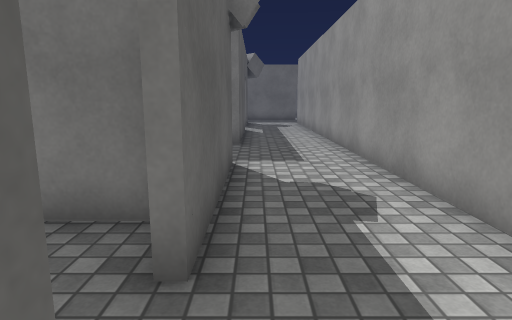
view 1 (above)

23 first-person views from a walk through a Unity game level. The camera is 1.3 m above the floor, tilts 10° down and sees 75° across. Doors are open. The floor is counted in squares, 1 m on a side. Each view is taken from the middle of a square. On the plan, view 1 faces up. The plan holds only what a view shows up to about 14 squares ahead; the rest is blank. The player is left out. Surface patterns are stand-ins for the level's own textures.

view 2
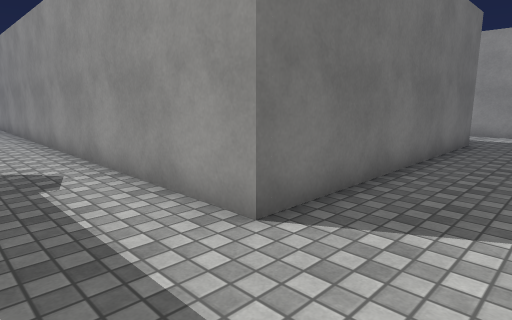

view 3
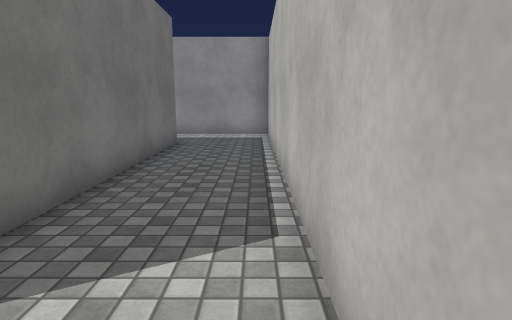

view 4
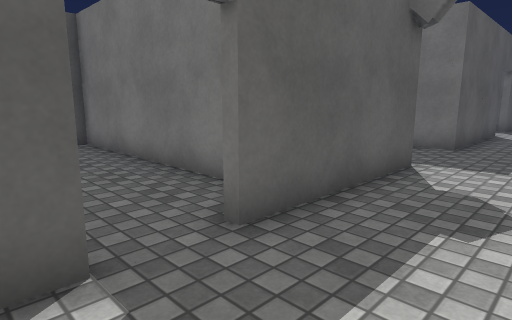

view 5
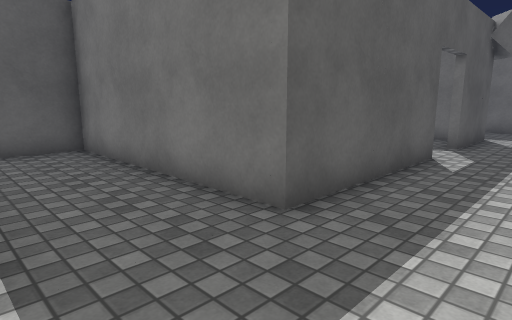

view 6
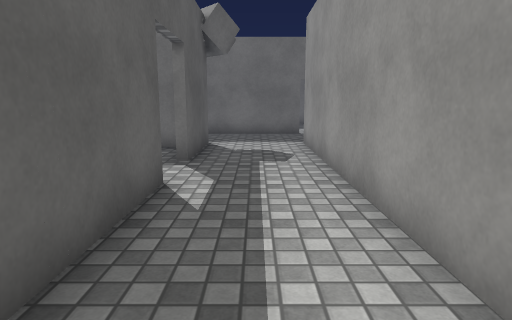

view 7
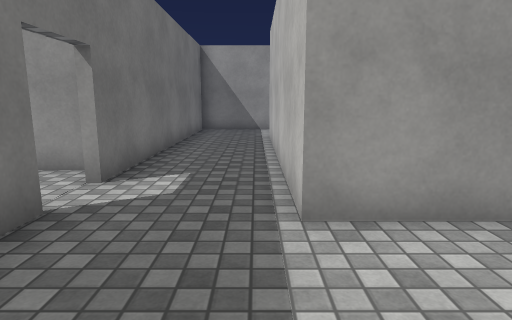

view 8
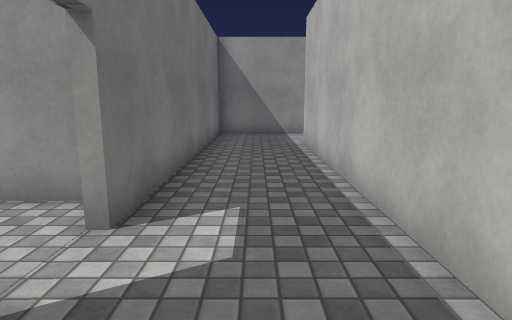

view 9
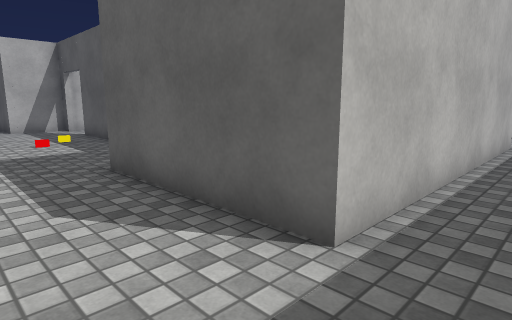

view 10
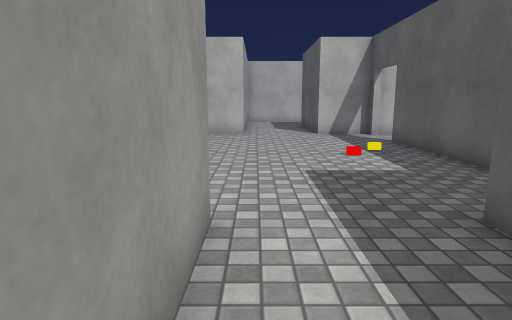

view 11
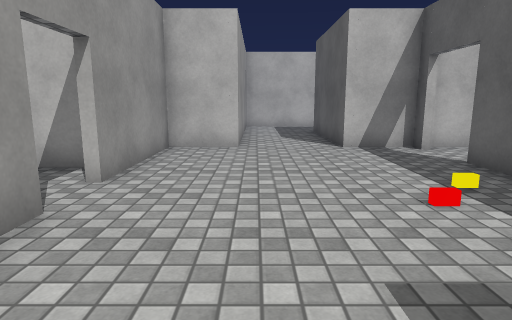

view 12
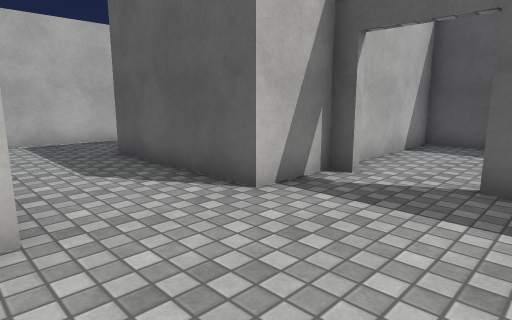

view 13
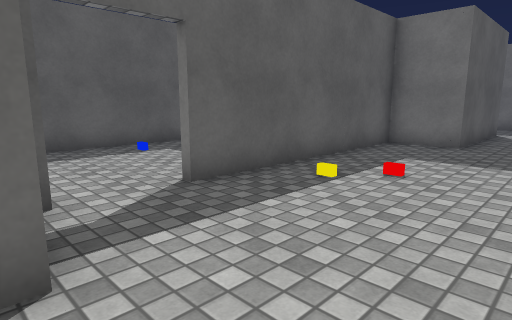

view 14
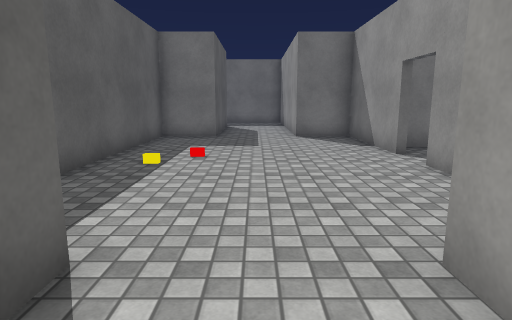

view 15
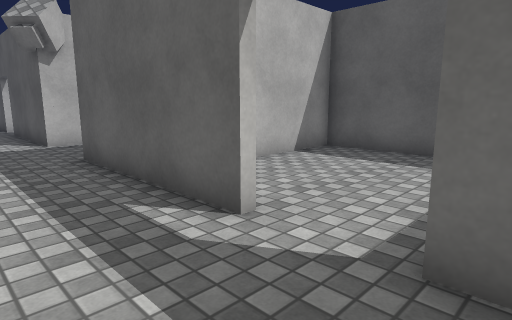

view 16
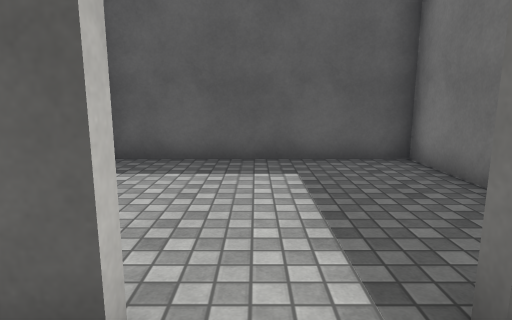

view 17
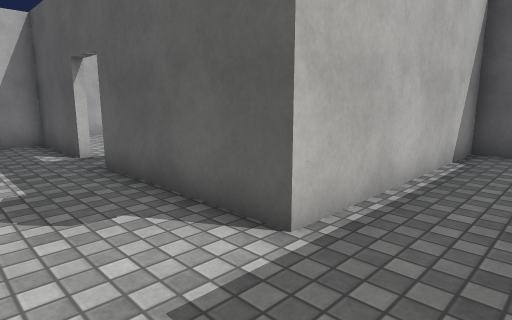

view 18
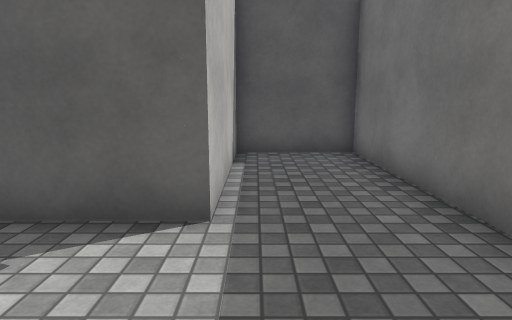

view 19
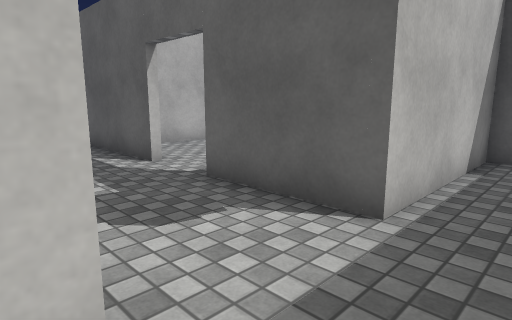

view 20
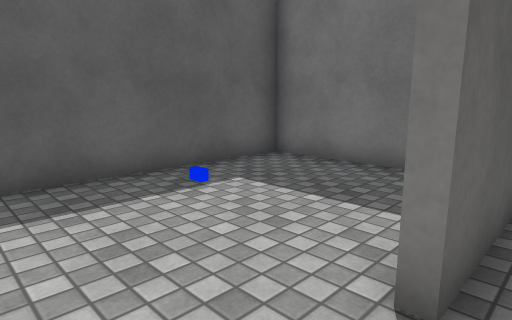

view 21
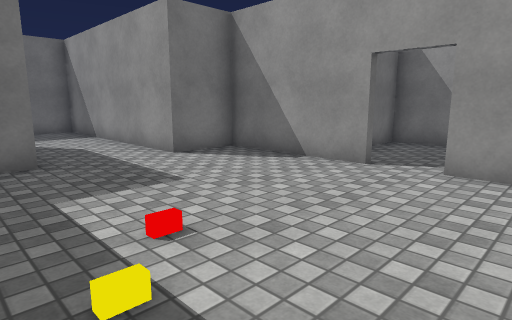

view 22
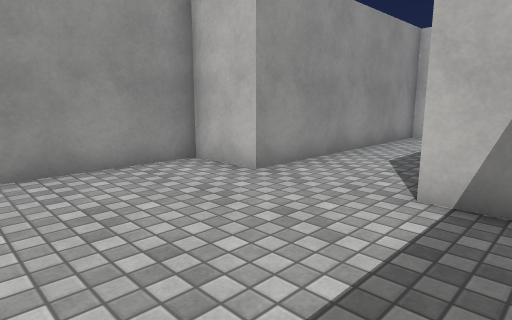

view 23
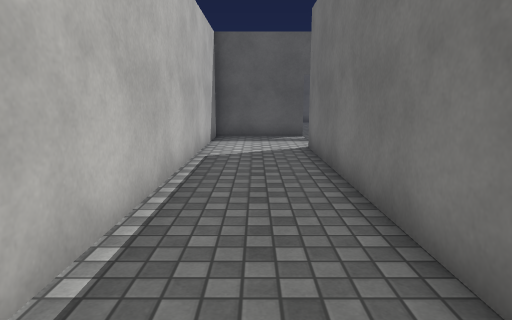

### Floor plan
Points are (right, up) in squares from view 1. A wall is a line through its corners. A room is listed if a view was taken in it or the views show most of it. See-through windows are left out.
Room 1 (views 1, 2, 3, 4, 5, 6, 7, 8, 9, 10, 11, 12, 13, 14, 15, 16, 17, 18, 19, 20, 21, 22, 23)
walls: (9.5, 6.1) (9.5, 5.5) (11.5, 5.5) (11.5, 0.5) (2.5, 0.5) (2.5, 20.5) (11.5, 20.5) (11.5, 15.5) (9.5, 15.5) (9.5, 8); (16.5, 11.1) (16.5, 15.5) (14.5, 15.5) (14.5, 23.5) (4.1, 23.5); (-0.5, 15.3) (-0.5, 10) (-7.5, 10) (-7.5, 7) (-1.4, 7); (-0.5, 6.6) (-0.5, 2.2); (-0.5, 19.6) (-0.5, 17.2); (2.8, 23.5) (-5.5, 23.5) (-5.5, 20.5) (-1.4, 20.5); (-0.5, 0.9) (-0.5, -2.5) (14.5, -2.5) (14.5, 5.5) (16.5, 5.5) (16.5, 9.9)
ways out: open door at (-0.5, 16.5) to room 2; open door at (9.2, 7) to room 3; open door at (-1, 1.5); open door at (3.5, 24); open door at (17, 10.5)
objects: other object (-1, 7); other object (-1, 20)
Room 2 (no view inside)
walls: (-3.9, 19.5) (-6.5, 19.5) (-6.5, 12.5) (-2.2, 12.5); (-1.4, 19.5) (-1.9, 19.5)
ways out: open door at (-0.5, 16.5) to room 1
Room 3 (no view inside)
walls: (7.6, 12.5) (4.3, 12.5) (4.3, 5.5) (9.1, 5.5)
ways out: open door at (9.2, 7) to room 1

Where each view was taken, in squares from view 1:
view 1: 0 up, 0 right, facing up
view 2: 2 down, 0 right, facing up-right
view 3: 2 down, 1 right, facing right
view 4: 0 up, 2 right, facing up-left
view 5: 7 up, 2 right, facing up-left
view 6: 10 up, 1 right, facing up
view 7: 21 up, 1 left, facing right
view 8: 22 up, 1 right, facing right
view 9: 22 up, 14 right, facing down-left
view 10: 19 up, 14 right, facing down
view 11: 15 up, 14 right, facing down
view 12: 9 up, 15 right, facing down-left
view 13: 5 up, 14 right, facing up-left
view 14: 3 up, 13 right, facing up
view 15: 18 up, 2 right, facing down-left
view 16: 16 up, 1 right, facing left
view 17: 9 up, 2 right, facing down-left
view 18: 21 up, 3 right, facing left
view 19: 22 up, 3 right, facing down-left
view 20: 6 up, 10 right, facing up-left
view 21: 8 up, 10 right, facing up-right
view 22: 10 up, 10 right, facing down-right
view 23: 1 down, 12 right, facing left
